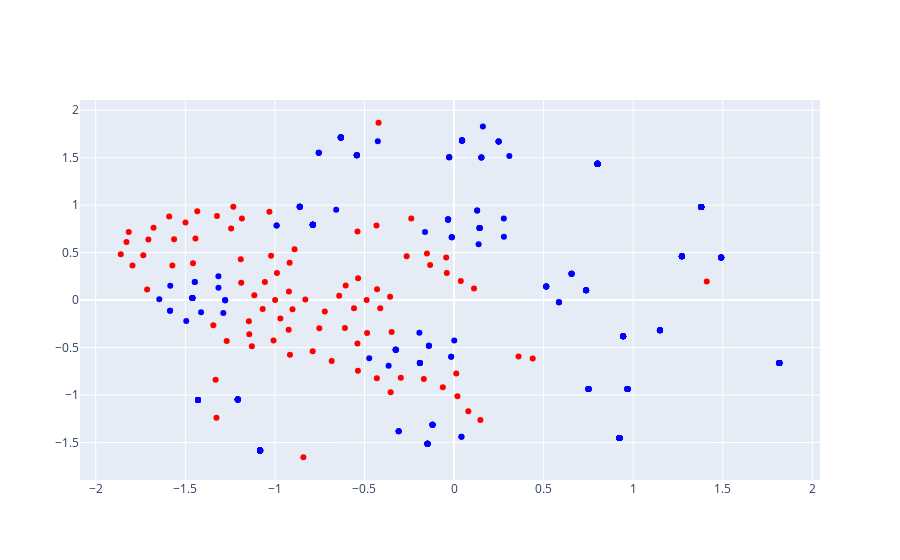

The notebook cell this image was saved under:
### Code cell
viz_ds = np.concatenate([noisy_expert_buffer.observations[85*2:85*3], source_expert_ds.observations], axis=0)
tnse_gaussian = scaler.fit_transform(tnse.fit_transform(viz_ds))

fig = go.Figure()
fig.add_trace(
    go.Scatter(x=tnse_gaussian[:, 0], y=tnse_gaussian[:, 1], mode='markers', marker=dict(color=['red'] * 85 + ['blue'] * source_expert_ds.observations.shape[0]))
)
fig.show()

### Figure 1 — Plotly figure (JSON) as saved in the notebook; plotly's stock layout.template omitted (floating-point values rounded to 4 significant figures; data arrays with more than 128 entries replaced by an {"elided": "..."} marker saying what was removed)
{"data": [{"marker": {"color": {"elided": "425 str values"}}, "mode": "markers", "type": "scatter", "x": {"elided": "425 float values"}, "y": {"elided": "425 float values"}}], "layout": {}}
